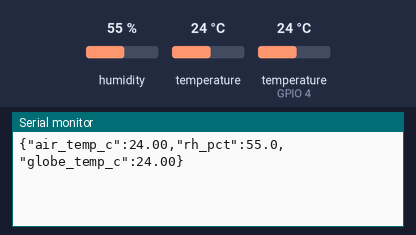
Bench run of a sketch on a simulated ESP32. Shown: the last lines printed to the serial monitor. The test bench sets the inputs (shaded band); at power-on: humidity 55 %, temperature (sensor on GPIO 4) 24 °C, temperature 24 °C. WiFi joins after 1.5 s; servers stay silent unless stated; no MQTT or app messages arrive unless stated.

Above: at 18.0 s.
18.1 s: humidity set to 22 %
At 21.8 s:
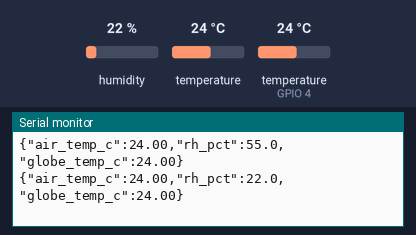
33.1 s: temperature (sensor on GPIO 4) set to 12 °C
At 41.8 s:
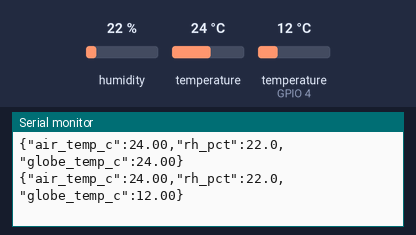
48.1 s: temperature (sensor 0) set to 12 °C
At 51.8 s:
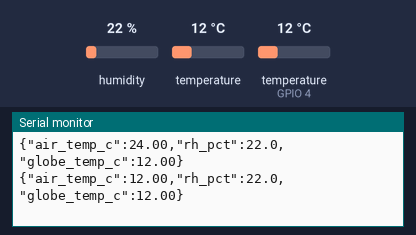
63.1 s: temperature (sensor on GPIO 4) set to 19 °C
At 71.9 s:
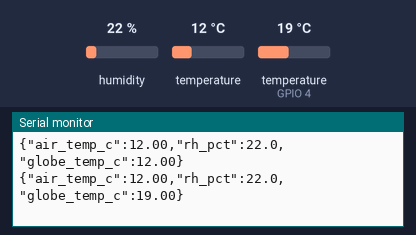
Timing chart, 0 to 73.4 s (numbered marks = the images above; inputs shaded):
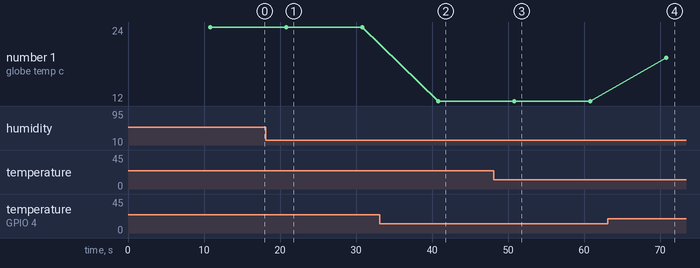

The sketch:

zone_station.ino
```cpp
/*
 * ThermaGuard zone station (reference sketch, ESP32 + SHT31 + black-globe DS18B20).
 *
 * One station per work zone. Publishes every PUBLISH_INTERVAL_MS:
 *
 *   topic:   thermaguard/v1/stations/<STATION_ID>/env
 *   payload: {"air_temp_c": 38.2, "rh_pct": 31.5, "globe_temp_c": 51.0}
 *
 * The globe thermometer is a DS18B20 inside a 150 mm matte-black copper sphere (ISO 7243).
 * Without it, omit "globe_temp_c": the backend then estimates WBGT and labels it as estimated.
 * Mount the station in the same sun exposure as the workers, 1.1 m above ground.
 *
 * Libraries: PubSubClient, Adafruit SHT31, OneWire, DallasTemperature.
 */

#include <WiFi.h>
#include <PubSubClient.h>
#include <Wire.h>
#include <Adafruit_SHT31.h>
#include <OneWire.h>
#include <DallasTemperature.h>

// ---- Configure per device -------------------------------------------------
const char *WIFI_SSID = "site-wifi";
const char *WIFI_PASSWORD = "change-me";
const char *MQTT_HOST = "192.168.1.10";
const uint16_t MQTT_PORT = 1883;
const char *STATION_ID = "ST-Z1";        // must match the zone's station id in Admin
const uint32_t PUBLISH_INTERVAL_MS = 10000;
// ---------------------------------------------------------------------------

Adafruit_SHT31 sht31;
OneWire oneWire(4);
DallasTemperature globe(&oneWire);
WiFiClient wifi;
PubSubClient mqtt(wifi);
char topic[96];

void ensureConnected() {
  while (WiFi.status() != WL_CONNECTED) {
    WiFi.begin(WIFI_SSID, WIFI_PASSWORD);
    delay(2000);
  }
  while (!mqtt.connected()) {
    if (!mqtt.connect(STATION_ID)) delay(2000);
  }
}

void setup() {
  Serial.begin(115200);
  sht31.begin(0x44);
  globe.begin();
  mqtt.setServer(MQTT_HOST, MQTT_PORT);
  snprintf(topic, sizeof(topic), "thermaguard/v1/stations/%s/env", STATION_ID);
}

void loop() {
  ensureConnected();
  mqtt.loop();

  static uint32_t last = 0;
  if (millis() - last < PUBLISH_INTERVAL_MS) return;
  last = millis();

  float air = sht31.readTemperature();
  float rh = sht31.readHumidity();
  globe.requestTemperatures();
  float tg = globe.getTempCByIndex(0);
  if (isnan(air) || isnan(rh)) return;

  char payload[128];
  if (tg == DEVICE_DISCONNECTED_C) {
    snprintf(payload, sizeof(payload), "{\"air_temp_c\":%.2f,\"rh_pct\":%.1f}", air, rh);
  } else {
    snprintf(payload, sizeof(payload), "{\"air_temp_c\":%.2f,\"rh_pct\":%.1f,\"globe_temp_c\":%.2f}", air, rh, tg);
  }
  mqtt.publish(topic, payload);
  Serial.println(payload);
}
```

Measured:
- after the input at 18.1 s, the serial monitor: prints a new line after 2.7 s (image 1)
- after the input at 33.1 s, the serial monitor: prints a new line after 7.7 s (image 2)
- after the input at 48.1 s, the serial monitor: prints a new line after 2.7 s (image 3)
- after the input at 63.1 s, the serial monitor: prints a new line after 7.7 s (image 4)
- plotted number 1: 24 → 12 after the input at 33.1 s, 12 → 19 after the input at 63.1 s
